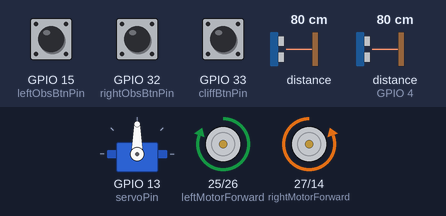
Bench run of a sketch on a simulated ESP32. Parts: servo, motor-driver pin pairs drawn as motors (green arrow = first pin HIGH = forward, orange = second pin HIGH = backward, longer = more drive). The test bench sets the inputs (shaded band); at power-on: distance to the obstacle 80 cm, GPIO 15 (leftObsBtnPin) HIGH, distance to the obstacle (sensor on GPIO 4) 80 cm, GPIO 32 (rightObsBtnPin) HIGH, GPIO 33 (cliffBtnPin) HIGH. The echo pulse lasts 58.3 µs per cm; what the sketch prints to the serial monitor is not drawn.

Above: at 0.9 s.
2.3 s: distance to the obstacle (sensor 0) set to 17 cm
5.8 s: distance to the obstacle (sensor 0) set to 13 cm
At 8.4 s:
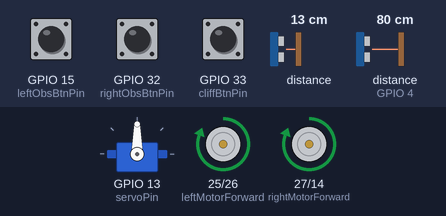
8.7 s: GPIO 15 (leftObsBtnPin) pulled LOW for 1.7 s
At 9.02 s:
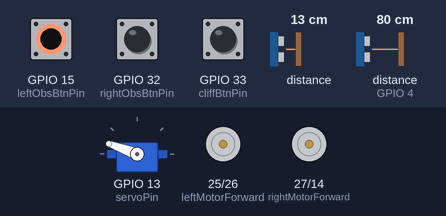
11.9 s: distance to the obstacle (sensor on GPIO 4) set to 17 cm
13.9 s: distance to the obstacle (sensor on GPIO 4) set to 13 cm
At 16.3 s:
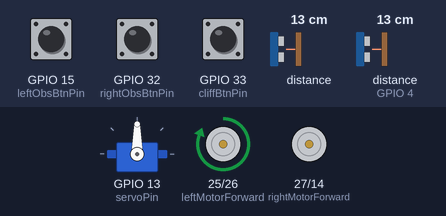
18.8 s: GPIO 32 (rightObsBtnPin) pulled LOW for 1.7 s
At 19.7 s:
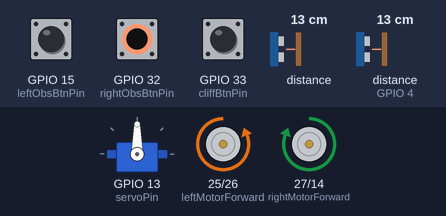
Timing chart, 0 to 23.3 s (numbered marks = the images above; inputs shaded):
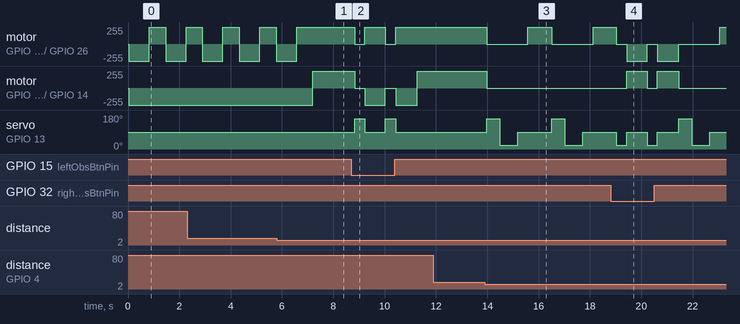

The sketch:

Sketch.ino
```cpp
#include <ESP32Servo.h>
#include <Wire.h>
#include <Adafruit_VL53L0X.h>

// --- Pin Definitions ---
const int frontTrigPin = 23;
const int frontEchoPin = 4;
const int servoPin = 13;

// Interactive Judge Push Buttons
const int cliffBtnPin = 33;   // Red Button (Cliff)
const int leftObsBtnPin = 15; // Green Button (Left Obstacle)
const int rightObsBtnPin = 32;// Blue Button (Right Obstacle)

// Motor Driver Pins (4-Wheel Drive Groups)
const int leftMotorForward = 25;
const int leftMotorBackward = 26;
const int rightMotorForward = 27;
const int rightMotorBackward = 14;

Servo scannerServo;
Adafruit_VL53L0X lox = Adafruit_VL53L0X();
bool loxInitialized = false;
bool wasMovingForward = false; // Tracks robot state for clean logging

void setup() {
  Serial.begin(115200);
  Wire.begin(21, 22); // SDA = 21, SCL = 22

  pinMode(frontTrigPin, OUTPUT);
  pinMode(frontEchoPin, INPUT);

  pinMode(cliffBtnPin, INPUT_PULLUP);
  pinMode(leftObsBtnPin, INPUT_PULLUP);
  pinMode(rightObsBtnPin, INPUT_PULLUP);

  if (!lox.begin()) {
    loxInitialized = false;
  } else {
    loxInitialized = true;
  }

  pinMode(leftMotorForward, OUTPUT);
  pinMode(leftMotorBackward, OUTPUT);
  pinMode(rightMotorForward, OUTPUT);
  pinMode(rightMotorBackward, OUTPUT);

  scannerServo.attach(servoPin);
  scannerServo.write(90); // Center position

  stopRobot();
  Serial.println("Disaster Rover Online. Moving Forward...");
  wasMovingForward = true;
}

void loop() {
  // 1. Check Interactive Buttons (Manual Demo Overrides)
  bool cliffButtonPressed = (digitalRead(cliffBtnPin) == LOW);
  bool leftObsTriggered = (digitalRead(leftObsBtnPin) == LOW);
  bool rightObsTriggered = (digitalRead(rightObsBtnPin) == LOW);

  if (cliffButtonPressed) {
    wasMovingForward = false;
    Serial.println("👉 [DEMO] Cliff button pressed! Reversing & pivoting away...");
    moveBackward();
    delay(800);
    pivotRightArc();
    delay(600);
    return;
  }

  if (leftObsTriggered) {
    wasMovingForward = false;
    Serial.println("👉 [DEMO] Left Obstacle triggered! Pivoting Right...");
    stopRobot();
    scannerServo.write(160);
    delay(400);
    scannerServo.write(90);
    pivotRightArc();
    delay(800);
    return;
  }

  if (rightObsTriggered) {
    wasMovingForward = false;
    Serial.println("👉 [DEMO] Right Obstacle triggered! Pivoting Left...");
    stopRobot();
    scannerServo.write(20);
    delay(400);
    scannerServo.write(90);
    pivotLeftArc();
    delay(800);
    return;
  }

  // 2. Automated Cliff Check
  long floorDistance = 5;
  if (loxInitialized) {
    VL53L0X_RangingMeasurementData_t measure;
    lox.rangingTest(&measure, false);
    if (measure.RangeStatus != 4) {
      floorDistance = measure.RangeMilliMeter / 10;
    }
  }

  if (floorDistance > 15) {
    wasMovingForward = false;
    Serial.println("⚠️ CLIFF DETECTED! Reversing and pivoting away...");
    moveBackward();
    delay(800);
    pivotRightArc();
    delay(600);
    return;
  }

  // 3. Check Front Obstacle Sensor (Slider)
  long frontDistance = getFrontDistance();

  if (frontDistance > 0 && frontDistance < 15) {
    wasMovingForward = false;
    Serial.print("🛑 Obstacle at ");
    Serial.print(frontDistance);
    Serial.println(" cm! Scanning surroundings...");

    stopRobot();

    // Scan Left
    scannerServo.write(160);
    delay(500);
    long leftDistance = getFrontDistance();

    // Scan Right
    scannerServo.write(20);
    delay(700);
    long rightDistance = getFrontDistance();

    // Center Servo back
    scannerServo.write(90);
    delay(400);

    Serial.print("   -> Left Path: "); Serial.print(leftDistance);
    Serial.print(" cm | Right Path: "); Serial.print(rightDistance); Serial.println(" cm");

    if (leftDistance > rightDistance) {
      Serial.println("   -> Left path clearer. Pivoting Left.");
      pivotLeftArc();
      delay(700);
    }
    else if (rightDistance > leftDistance) {
      Serial.println("   -> Right path clearer. Pivoting Right.");
      pivotRightArc();
      delay(700);
    }
    else {
      Serial.println("   -> Equal paths. Turning right slowly to search...");
      turnRightSlow();
      delay(800);
    }
  } else {
    // Path is clear! Print message once when transitioning back to moving forward
    if (!wasMovingForward) {
      Serial.println("🟢 Path clear. Resuming forward movement...");
      wasMovingForward = true;
    }
    moveForward();
  }

  delay(100);
}

long getFrontDistance() {
  digitalWordWrite: // (just standard logic)
  digitalWrite(frontTrigPin, LOW);
  delayMicroseconds(2);
  digitalWrite(frontTrigPin, HIGH);
  delayMicroseconds(10);
  digitalWrite(frontTrigPin, LOW);

  long duration = pulseIn(frontEchoPin, HIGH, 30000);
  if (duration == 0) return 99;
  return (duration * 0.034 / 2);
}

void moveForward() {
  digitalWrite(leftMotorForward, HIGH);
  digitalWrite(leftMotorBackward, LOW);
  digitalWrite(rightMotorForward, HIGH);
  digitalWrite(rightMotorBackward, LOW);
}

void moveBackward() {
  digitalWrite(leftMotorForward, LOW);
  digitalWrite(leftMotorBackward, HIGH);
  digitalWrite(rightMotorForward, LOW);
  digitalWrite(rightMotorBackward, HIGH);
}

void pivotLeftArc() {
  digitalWrite(leftMotorForward, LOW);
  digitalWrite(leftMotorBackward, HIGH);
  digitalWrite(rightMotorForward, HIGH);
  digitalWrite(rightMotorBackward, LOW);
}

void pivotRightArc() {
  digitalWrite(leftMotorForward, HIGH);
  digitalWrite(leftMotorBackward, LOW);
  digitalWrite(rightMotorForward, LOW);
  digitalWrite(rightMotorBackward, HIGH);
}

void turnRightSlow() {
  digitalWrite(leftMotorForward, HIGH);
  digitalWrite(leftMotorBackward, LOW);
  digitalWrite(rightMotorForward, LOW);
  digitalWrite(rightMotorBackward, LOW);
}

void stopRobot() {
  digitalWrite(leftMotorForward, LOW);
  digitalWrite(leftMotorBackward, LOW);
  digitalWrite(rightMotorForward, LOW);
  digitalWrite(rightMotorBackward, LOW);
}
```

Measured:
- the behaviour switches between 16 and 15 cm on distance to the obstacle (sensor 0) (found by bisection; images 0 and 1)
- the behaviour switches between 16 and 15 cm on distance to the obstacle (sensor on GPIO 4) (found by bisection; images 2 and 3)
- after the input at 5.8 s, motor on GPIO 25 (leftMotorForward) / GPIO 26 (leftMotorBackward): goes on until 6.6 s, then stays forward 255/255; motor on GPIO 27 (rightMotorForward) / GPIO 14 (rightMotorBackward): backward 255/255 → forward 255/255 after 1.4 s
- after the input at 11.9 s, every drawn part: stays the same
- after the input at 13.9 s, motor on GPIO 25 (leftMotorForward) / GPIO 26 (leftMotorBackward): alternates forward 255/255 for 0.93 s and stopped for 1.6 s, starting after 0.08 s; motor on GPIO 27 (rightMotorForward) / GPIO 14 (rightMotorBackward): forward 255/255 → stopped after 0.08 s
- after the input at 18.8 s, motor on GPIO 27 (rightMotorForward) / GPIO 14 (rightMotorBackward): alternates forward 255/255 for 0.82 s and stopped for 0.40 s, 4 changes in all, then stays stopped, starting after 0.62 s
- by itself, motor on GPIO 25 (leftMotorForward) / GPIO 26 (leftMotorBackward): alternates forward 255/255 for 0.63 s and backward 255/255 for 0.80 s
